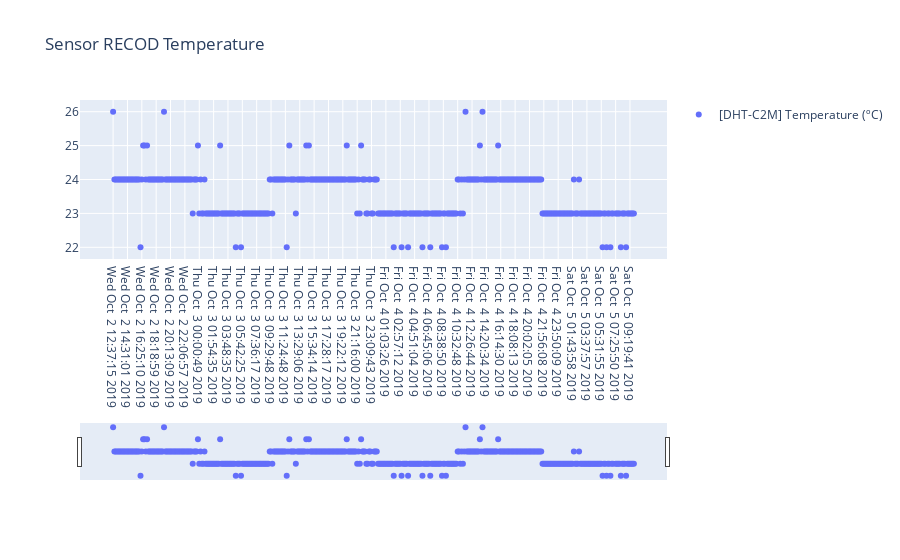

Notebook code cell kept with this figure:
### Markdown cell above
# Generate Plots

### Code cell
# Plot Data
import plotly.graph_objects as go
import pandas as pd

fig = go.Figure()
temperature_sensors = [all_sensors[sensor] for sensor in all_sensors.keys() if all_sensors[sensor].sensor_type == 'temperature']
#for tmp in temperature_sensors:
tmp = temperature_sensors[1]
fig.add_trace(go.Scatter(x=tmp.date[:400], y=tmp.data[:400], name="[%s] Temperature (ºC)"%tmp.sensor_id,
                         showlegend=True,mode='markers'))# line_color='darkred',mode='lines+markers'))

#fig.add_trace(go.Scatter(x=df.Date, y=df['AAPL.Low'], name="AAPL Low",
#                         line_color='dimgray'))

fig.update_layout(title_text='Sensor RECOD Temperature',
                  xaxis_rangeslider_visible=True)
fig.show()

### Figure 1 — Plotly figure (JSON) as saved in the notebook; plotly's stock layout.template omitted (floating-point values rounded to 4 significant figures; data arrays with more than 128 entries replaced by an {"elided": "..."} marker saying what was removed)
{"data": [{"mode": "markers", "name": "[DHT-C2M] Temperature (ºC)", "showlegend": true, "type": "scatter", "x": {"elided": "400 str values"}, "y": {"elided": "400 str values"}}], "layout": {"title": {"text": "Sensor RECOD Temperature"}, "xaxis": {"rangeslider": {"visible": true}}}}
